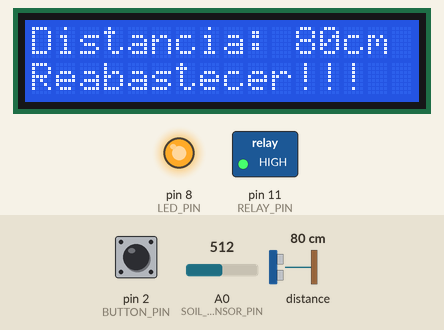
This sketch was run on a simulated Arduino Uno, built with avr-gcc and run on an emulated ATmega328P. Parts: 16×2 character LCD, switched loads named in the sketch (green lamp = pin HIGH), output pins drawn as LEDs (lit = HIGH). Dashed ring = blinking. Inputs (shaded band) come from the test bench; at power-on: distance to the obstacle 80 cm, pin 2 (BUTTON_PIN) HIGH, A0 (SOIL_SENSOR_PIN) = 512.

Above: at 3.2 s.
3.3 s: distance to the obstacle set to 198 cm
At 5.4 s:
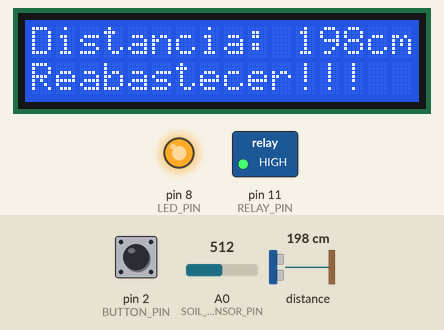
5.7 s: distance to the obstacle set to 206 cm
At 7.2 s:
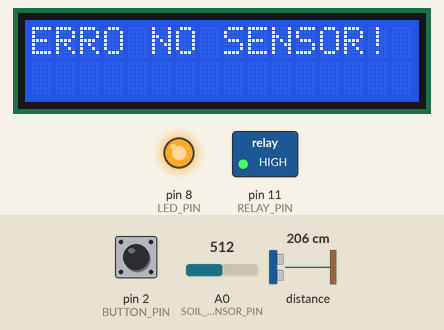
9.9 s: distance to the obstacle set to 2 cm
At 11.7 s:
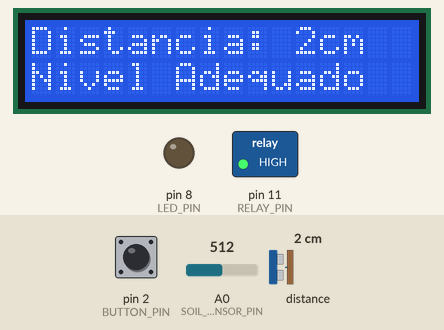
12.1 s: pin 2 (BUTTON_PIN) pulled LOW for 1.3 s
At 15.3 s:
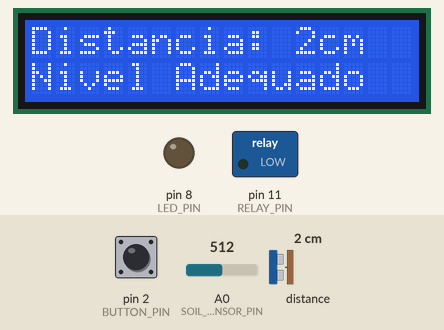
17.6 s: pin 2 (BUTTON_PIN) pulled LOW for 3.2 s
At 18.12 s:
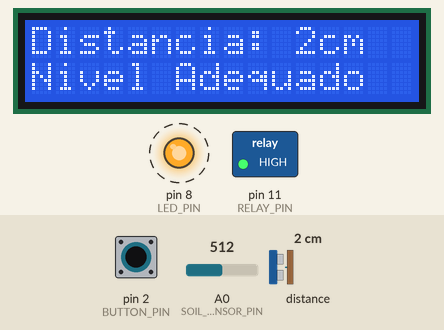
22.3 s: A0 (SOIL_SENSOR_PIN) set to 783
24.5 s: A0 (SOIL_SENSOR_PIN) set to 814
At 26.4 s:
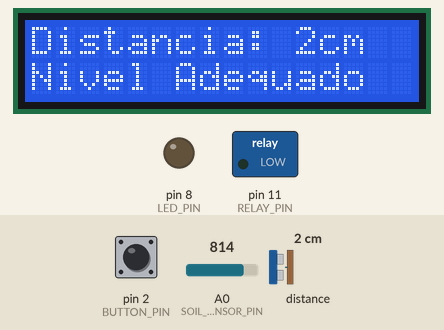
Timing chart, 0 to 27.9 s (numbered marks = the images above; inputs shaded):
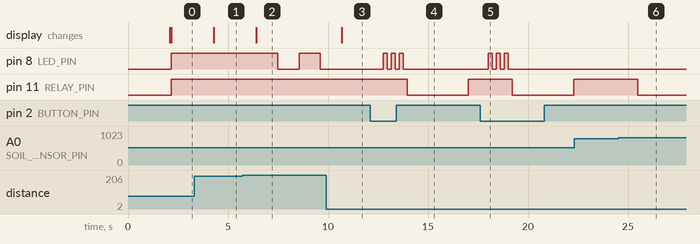

The sketch:

VersaoFinal.ino
```cpp
// Inclusão das bibliotecas necessárias
#include <Wire.h>
#include <LiquidCrystal_I2C.h>
#include <Adafruit_VL53L0X.h>

// Inicialização do LCD
LiquidCrystal_I2C lcd(0x27, 16, 2);

// Inicialização do sensor VL53L0X
Adafruit_VL53L0X lox;

// Definição dos pinos
#define LED_PIN 8
#define SOIL_SENSOR_PIN A0
#define RELAY_PIN 11
#define BUTTON_PIN 2

// Variáveis
unsigned long lastBlinkTime = 0;
bool ledState = false;
bool manualIrrigation = false;

void setup() {
  Serial.begin(9600);

  lcd.init();
  lcd.backlight();
  lcd.clear();
  lcd.home();

  pinMode(LED_PIN, OUTPUT);
  pinMode(RELAY_PIN, OUTPUT);
  pinMode(SOIL_SENSOR_PIN, INPUT);
  pinMode(BUTTON_PIN, INPUT_PULLUP);

  digitalWrite(LED_PIN, LOW);
  digitalWrite(RELAY_PIN, LOW);

  // Inicializa o sensor VL53L0X
  if (!lox.begin()) {
  Serial.println("Falha ao iniciar VL53L0X!");
  lcd.print("ERRO VL53L0X");
  delay(2000);
}

  lcd.setCursor(0, 0);
  lcd.print("Sistema Iniciado");
  delay(2000);
  lcd.clear();
}

int medirDistancia() {
  VL53L0X_RangingMeasurementData_t measure;
  lox.rangingTest(&measure, false);

  if (measure.RangeStatus != 4) {  // 4 = erro na leitura
    return measure.RangeMilliMeter / 10; // Converte para cm
  } else {
    return -1; // Indica erro no sensor
  }
}

void exibirLCD(int dist) {
  lcd.setCursor(0, 0);
  if (dist >= 0) {
    lcd.print("Distancia: ");
    lcd.print(dist);
    lcd.print("cm   ");

    lcd.setCursor(0, 1);
    if (dist > 10) {
      lcd.print("Reabastecer!!!   ");
      digitalWrite(LED_PIN, HIGH);
    } else {
      lcd.print("Nivel Adequado   ");
      digitalWrite(LED_PIN, LOW);
    }
  } else {
    lcd.setCursor(0, 0);
    lcd.print("ERRO NO SENSOR!  ");
    lcd.setCursor(0, 1);
    lcd.print("                ");

    unsigned long currentMillis = millis();
    if (currentMillis - lastBlinkTime >= 500) {
      lastBlinkTime = currentMillis;
      ledState = !ledState;
      digitalWrite(LED_PIN, ledState ? HIGH : LOW);
    }
  }
}

void controlarBomba() {
  if (!manualIrrigation) {
    int umidade = analogRead(SOIL_SENSOR_PIN);
    if (umidade < 800) {
      digitalWrite(RELAY_PIN, HIGH);
    } else {
      digitalWrite(RELAY_PIN, LOW);
    }
  }
}

void piscarLED(int vezes) {
  for (int i = 0; i < vezes; i++) {
    digitalWrite(LED_PIN, HIGH);
    delay(200);
    digitalWrite(LED_PIN, LOW);
    delay(200);
  }
}

void loop() {
  if (digitalRead(BUTTON_PIN) == LOW) {
    piscarLED(3);
    manualIrrigation = true;
    digitalWrite(RELAY_PIN, HIGH);
    digitalWrite(RELAY_PIN, LOW);
    manualIrrigation = false;
    delay(3000);
  }

  int distance = medirDistancia();
  if (distance >= 0) {
    exibirLCD(distance);
    controlarBomba();
  } else {
    exibirLCD(-1);
  }

  delay(1000);
}
```

Measured:
- the behaviour switches between 200 and 201 cm on distance to the obstacle (found by bisection; images 1 and 2)
- the behaviour switches between 799 and 800 on A0 (SOIL_SENSOR_PIN) (found by bisection; images 5 and 6)
- after the input at 3.3 s, the display: changes after 0.99 s (image 1)
- after the input at 5.7 s, pin 8 (LED_PIN): HIGH → LOW after 1.8 s, → HIGH 1.1 s later, → LOW 1.1 s later; the display: changes after 0.72 s (image 2)
- after the input at 9.9 s, pin 8 (LED_PIN): stays LOW (without the input it goes to HIGH after 0.79 s); the display: changes after 0.79 s (image 3)
- after the input at 12.1 s, pin 8 (LED_PIN): alternates HIGH for 0.20 s and LOW for 0.20 s, 6 changes in all, then stays LOW, starting after 0.65 s; pin 11 (RELAY_PIN): HIGH → LOW after 1.9 s, → HIGH 3.1 s later
- after the input at 17.6 s, pin 8 (LED_PIN): alternates HIGH for 0.20 s and LOW for 0.20 s, 6 changes in all, then stays LOW, starting after 0.42 s; pin 11 (RELAY_PIN): HIGH → LOW after 1.6 s, → HIGH 3.1 s later
- after the input at 22.3 s, every drawn part: stays the same
- after the input at 24.5 s, pin 11 (RELAY_PIN): HIGH → LOW after 0.99 s
